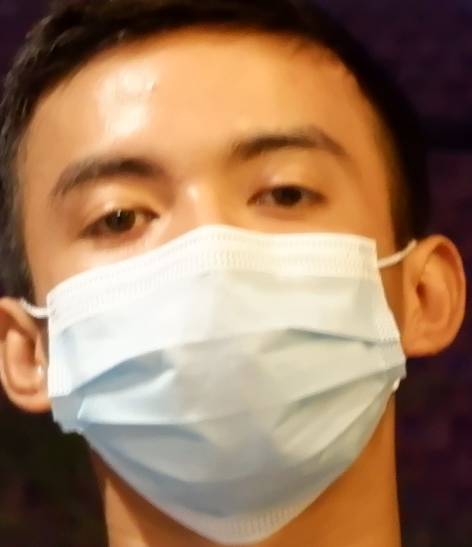
#> input picture anaconda/Perhitungan Haar Cascade/Test1.JPG, 944 x 1093 px, given in place of the camera (shown at 1/2 size)
$ python detect.py
#> lines starting #> are read from the running program, lines starting #| are printed output that depends on the picture; after the words box and inside, x2 and y2 are one past the last pixel; in counts of white or black regions, pixels touching at a corner belong together
### anaconda/lockdoor.py
import pyfirmata
from time import sleep

port = 'COM3'
board = pyfirmata.Arduino(port)
ledHijau = 9
ledMerah = 10
lockDoor = 7

def reset():
  for i in range(2,13):
    board.digital[i].write(1)

# [4 lines left out: function terbuka, not called in this run]

def tidakTerbuka():
  board.digital[ledMerah].write(0)
  sleep(1)

### anaconda/detect.py
import numpy as np
import random
import cv2
import lockdoor

face_cascade = cv2.CascadeClassifier('myhaar.xml')
mouth_cascade = cv2.CascadeClassifier('Mouth.xml')
bw_threshold = 80

count = 0
font = cv2.FONT_HERSHEY_SIMPLEX
org = (30, 30)
weared_mask_font_color = (255, 0, 0)
not_weared_mask_font_color = (0, 0, 255)
noface = (255, 255, 255)
thickness = 2
font_scale = 1
weared_mask = "Menggunakan Masker"
not_weared_mask = "Tidak Menggunakan Masker"

##cap = cv2.imread('')
cap = cv2.VideoCapture(0)
cap.set(3, 640)
cap.set(4, 480)

while True:
    # mematikan lampu dan lock door
    lockdoor.reset()

    ret, img = cap.read() ##Membaca Input
#> img is the input picture: shape (1093, 944, 3); mean B, G, R 94.9, 121.9, 155.7
    img = cv2.flip(img,1)
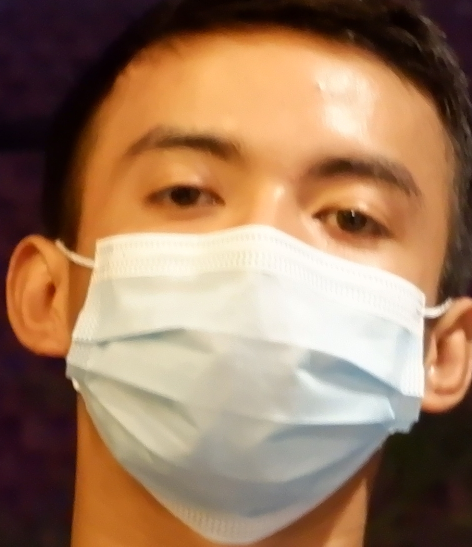
#> img: shape (1093, 944, 3) (shown at 1/2 size); mean B, G, R 94.9, 121.9, 155.7
    gray = cv2.cvtColor(img, cv2.COLOR_BGR2GRAY) #Mengkonfersi gambar menjadi grayscale
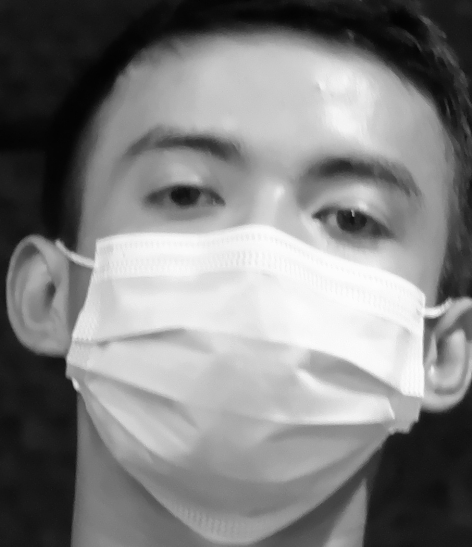
#> gray: shape (1093, 944) (shown at 1/2 size); min 1, max 255, mean 128.9
    (thresh, black_and_white) = cv2.threshold(gray, bw_threshold, 255, cv2.THRESH_BINARY)
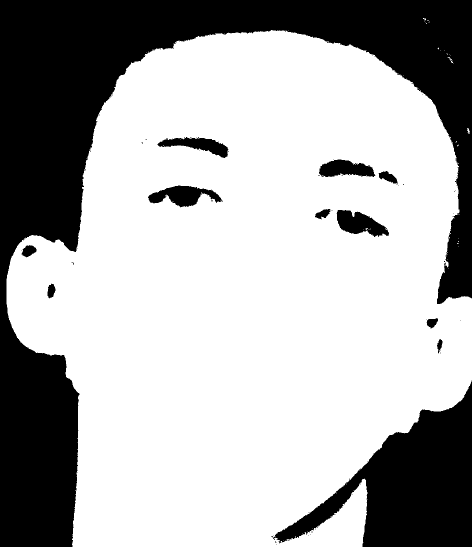
#> black_and_white: shape (1093, 944) (shown at 1/2 size); 68.2% white; 67 black regions (55 under 20 px), largest, box (x1, y1, x2, y2) and area: (0, 0, 944, 1093) 254532, (546, 761, 944, 1093) 58833, (296, 371, 445, 415) 3477
#> thresh = 80
    faces = face_cascade.detectMultiScale(gray, 1.1, 4)
#> faces = [[440, 386, 183, 183]]
    faces_bw = face_cascade.detectMultiScale(black_and_white, 1.1, 4)
#> faces_bw = ()

    if(len(faces) == 0 and len(faces_bw) == 0):
        cv2.putText(img, "Tidak Terdeteksi Wajah...", org, font, font_scale, noface, thickness, cv2.LINE_AA)
    elif(len(faces) == 0 and len(faces_bw) == 1):
        cv2.putText(img, weared_mask, org, font, font_scale, weared_mask_font_color, thickness, cv2.LINE_AA)
        # terbuka
        lockdoor.terbuka()

    else:
        for (x, y, w, h) in faces:
            cv2.rectangle(img, (x, y), (x + w, y + h), (255, 0, 0), 2) ##jika inputnya cocok maka membounding
            roi_gray = gray[y:y + h, x:x + w] ## ROI gray dengan koordinatnya
            roi_color = img[y:y + h, x:x + w] ##ROI color dengan titik koordinatnya
            mouth_rects = mouth_cascade.detectMultiScale(gray, 1.5, 5)
#> this loop made 1 pass
#> (x, y, w, h, mouth_rects) on pass 1: (440, 386, 183, 183, [[331, 369, 84, 51], [222, 262, 285, 171]])
#> pass 1, `roi_gray = gray[y:y + h, x:x + w]`:
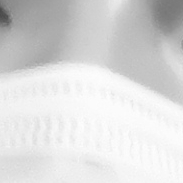
#> roi_gray: shape (183, 183); min 74, max 254, mean 218
#> pass 1, `roi_color = img[y:y + h, x:x + w]`:
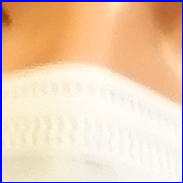
#> roi_color: shape (183, 183, 3); mean B, G, R 182, 206.4, 236.1
#> after the loop:
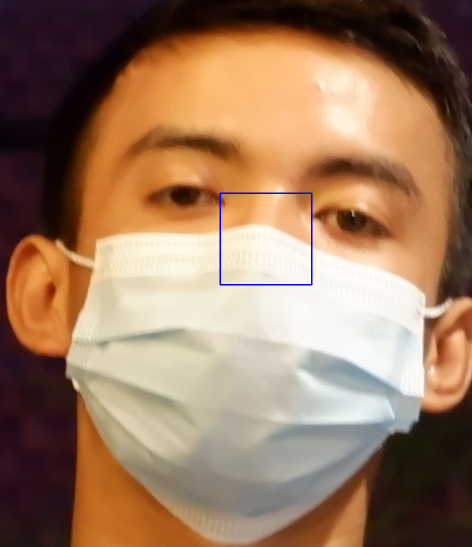
#> img: shape (1093, 944, 3) (shown at 1/2 size); 0.21% of pixels changed, all inside (x1, y1, x2, y2) = (439, 385, 625, 571)

        if(len(mouth_rects) == 0):
            cv2.putText(img, weared_mask, org, font, font_scale, weared_mask_font_color, thickness, cv2.LINE_AA)

        else:
            for (mx, my, mw, mh) in mouth_rects:
                if(y < my < y + h):
                    cv2.putText(img, not_weared_mask, org, font, font_scale, not_weared_mask_font_color, thickness, cv2.LINE_AA)
                    # tidak terbuka
                    lockdoor.tidakTerbuka()

                    print("Image"+str(count)+"Tersimpan") ##Menyimpan Gambar
                    file="G:/My Drive/anaconda/picture/No_Mask/"+str(count)+".jpg" ##Gambar tersimpan di Google Drive
                    cv2.imwrite(file, img) ##Menuliskan gambar
                    count += 1 ##Dengan memasukkan gambar dengan angka ditambah 1
                    break
#> this loop made 2 passes
#> (mx, my, mw, mh) on passes 1 to 2: (331, 369, 84, 51), (222, 262, 285, 171)
#> after the loop, count = 0

    cv2.imshow('Mask Detection', img)
    k = cv2.waitKey(30) & 0xff
#> (key Esc is pressed here)
    if k == 27:
        break

cap.release()
cv2.destroyAllWindows()
